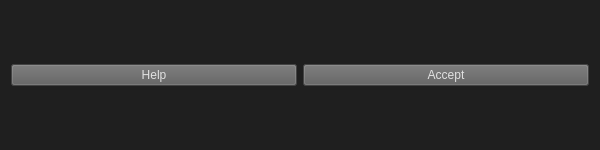
<?xml version="1.0" encoding="UTF-8"?>
<ui version="4.0">
 <class>arUtil</class>
 <widget class="QWidget" name="arUtil">
  <property name="geometry">
   <rect>
    <x>0</x>
    <y>0</y>
    <width>600</width>
    <height>150</height>
   </rect>
  </property>
  <property name="minimumSize">
   <size>
    <width>300</width>
    <height>100</height>
   </size>
  </property>
  <property name="maximumSize">
   <size>
    <width>600</width>
    <height>150</height>
   </size>
  </property>
  <property name="windowTitle">
   <string>arUtil</string>
  </property>
  <property name="styleSheet">
   <string notr="true">QWidget{
	background-color: rgb(31, 31, 31);
	border-color: rgb(22, 22, 22);
	color: rgb(225, 225, 225);
}

QPushButton{
	background-color: rgb(94, 94, 94);
}</string>
  </property>
  <layout class="QVBoxLayout" name="verticalLayout">
   <item>
    <layout class="QHBoxLayout" name="horizontalLayout_2">
     <item>
      <widget class="QPushButton" name="btnHelp">
       <property name="text">
        <string>Help</string>
       </property>
      </widget>
     </item>
     <item>
      <widget class="QPushButton" name="btnAccept">
       <property name="text">
        <string>Accept</string>
       </property>
       <property name="default">
        <bool>false</bool>
       </property>
      </widget>
     </item>
    </layout>
   </item>
  </layout>
 </widget>
 <resources/>
 <connections/>
</ui>
